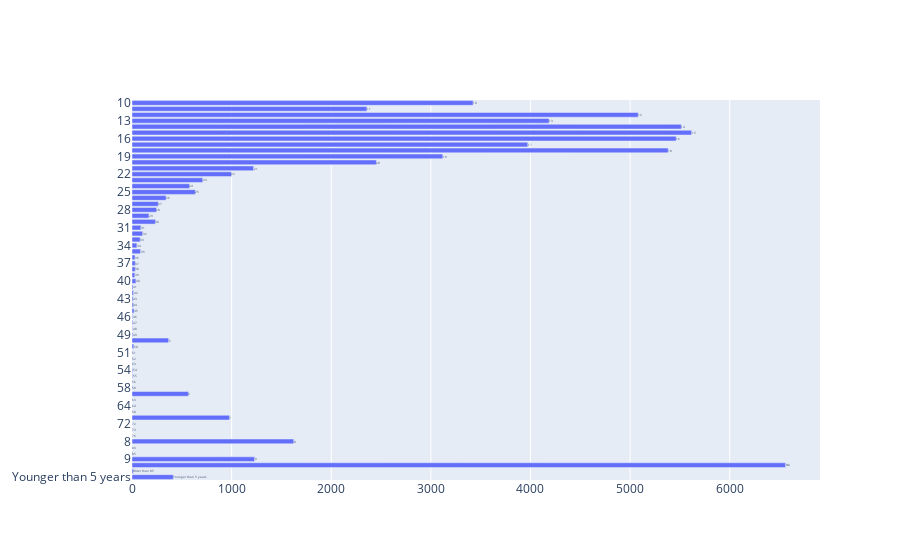

Here is the notebook cell this chart was saved with:
### Code cell
plot_distribution('Age1stCode', 2020, 'index').show()

### Figure 1 — Plotly figure (JSON) as saved in the notebook; plotly's stock layout.template omitted (floating-point values rounded to 4 significant figures)
{"data": [{"orientation": "h", "text": ["Younger than 5 years", "Older than 85", "NA", "9", "85", "83", "8", "76", "73", "72", "7", "68", "64", "63", "6", "58", "56", "55", "54", "53", "52", "51", "50", "5", "49", "48", "47", "46", "45", "44", "43", "42", "41", "40", "39", "38", "37", "36", "35", "34", "33", "32", "31", "30", "29", "28", "27", "26", "25", "24", "23", "22", "21", "20", "19", "18", "17", "16", "15", "14", "13", "12", "11", "10"], "type": "bar", "x": [414, 13, 6561, 1231, 4, 1, 1624, 1, 2, 1, 978, 1, 2, 1, 566, 3, 2, 6, 7, 4, 3, 4, 18, 368, 8, 6, 8, 6, 20, 13, 11, 16, 10, 39, 28, 32, 33, 30, 86, 49, 82, 107, 89, 235, 170, 246, 264, 342, 636, 577, 710, 999, 1221, 2453, 3120, 5382, 3973, 5463, 5618, 5514, 4187, 5081, 2358, 3424], "y": ["Younger than 5 years", "Older than 85", "NA", "9", "85", "83", "8", "76", "73", "72", "7", "68", "64", "63", "6", "58", "56", "55", "54", "53", "52", "51", "50", "5", "49", "48", "47", "46", "45", "44", "43", "42", "41", "40", "39", "38", "37", "36", "35", "34", "33", "32", "31", "30", "29", "28", "27", "26", "25", "24", "23", "22", "21", "20", "19", "18", "17", "16", "15", "14", "13", "12", "11", "10"]}], "layout": {}}
